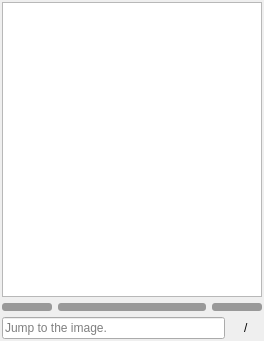
<?xml version="1.0" encoding="UTF-8"?>
<ui version="4.0">
 <class>Form</class>
 <widget class="QWidget" name="Form">
  <property name="geometry">
   <rect>
    <x>0</x>
    <y>0</y>
    <width>264</width>
    <height>341</height>
   </rect>
  </property>
  <property name="windowTitle">
   <string>Form</string>
  </property>
  <layout class="QVBoxLayout" name="verticalLayout">
   <property name="spacing">
    <number>0</number>
   </property>
   <property name="leftMargin">
    <number>2</number>
   </property>
   <property name="topMargin">
    <number>2</number>
   </property>
   <property name="rightMargin">
    <number>2</number>
   </property>
   <property name="bottomMargin">
    <number>2</number>
   </property>
   <item>
    <widget class="QListWidget" name="listWidget"/>
   </item>
   <item>
    <widget class="QWidget" name="widget_state" native="true">
     <layout class="QHBoxLayout" name="horizontalLayout_2">
      <property name="leftMargin">
       <number>0</number>
      </property>
      <property name="topMargin">
       <number>6</number>
      </property>
      <property name="rightMargin">
       <number>0</number>
      </property>
      <property name="bottomMargin">
       <number>6</number>
      </property>
      <item>
       <widget class="QLabel" name="label_prev_state">
        <property name="maximumSize">
         <size>
          <width>50</width>
          <height>8</height>
         </size>
        </property>
        <property name="statusTip">
         <string>Prev image SAM state</string>
        </property>
        <property name="whatsThis">
         <string>Prev image SAM state.</string>
        </property>
        <property name="styleSheet">
         <string notr="true">background-color: rgb(153, 153, 153);
border-radius: 3px;</string>
        </property>
        <property name="text">
         <string/>
        </property>
       </widget>
      </item>
      <item>
       <widget class="QLabel" name="label_current_state">
        <property name="minimumSize">
         <size>
          <width>80</width>
          <height>0</height>
         </size>
        </property>
        <property name="maximumSize">
         <size>
          <width>16777215</width>
          <height>8</height>
         </size>
        </property>
        <property name="statusTip">
         <string>Current image SAM state</string>
        </property>
        <property name="whatsThis">
         <string>Current image SAM state.</string>
        </property>
        <property name="styleSheet">
         <string notr="true">background-color: rgb(153, 153, 153);
border-radius: 3px;</string>
        </property>
        <property name="text">
         <string/>
        </property>
       </widget>
      </item>
      <item>
       <widget class="QLabel" name="label_next_state">
        <property name="minimumSize">
         <size>
          <width>0</width>
          <height>0</height>
         </size>
        </property>
        <property name="maximumSize">
         <size>
          <width>50</width>
          <height>8</height>
         </size>
        </property>
        <property name="statusTip">
         <string>Next image SAM state</string>
        </property>
        <property name="whatsThis">
         <string>Next image SAM state.</string>
        </property>
        <property name="styleSheet">
         <string notr="true">background-color: rgb(153, 153, 153);
border-radius: 3px;</string>
        </property>
        <property name="text">
         <string/>
        </property>
       </widget>
      </item>
     </layout>
    </widget>
   </item>
   <item>
    <widget class="QWidget" name="widget_num" native="true">
     <layout class="QHBoxLayout" name="horizontalLayout">
      <property name="leftMargin">
       <number>0</number>
      </property>
      <property name="topMargin">
       <number>0</number>
      </property>
      <property name="rightMargin">
       <number>0</number>
      </property>
      <property name="bottomMargin">
       <number>0</number>
      </property>
      <item>
       <widget class="QLineEdit" name="lineEdit_jump">
        <property name="toolTip">
         <string>Jump to the image. Input name or index.</string>
        </property>
        <property name="placeholderText">
         <string>Jump to the image.</string>
        </property>
       </widget>
      </item>
      <item>
       <widget class="QLabel" name="label_current">
        <property name="text">
         <string/>
        </property>
       </widget>
      </item>
      <item>
       <widget class="QLabel" name="label">
        <property name="text">
         <string>/</string>
        </property>
       </widget>
      </item>
      <item>
       <widget class="QLabel" name="label_all">
        <property name="text">
         <string/>
        </property>
       </widget>
      </item>
     </layout>
    </widget>
   </item>
  </layout>
 </widget>
 <resources/>
 <connections/>
</ui>
